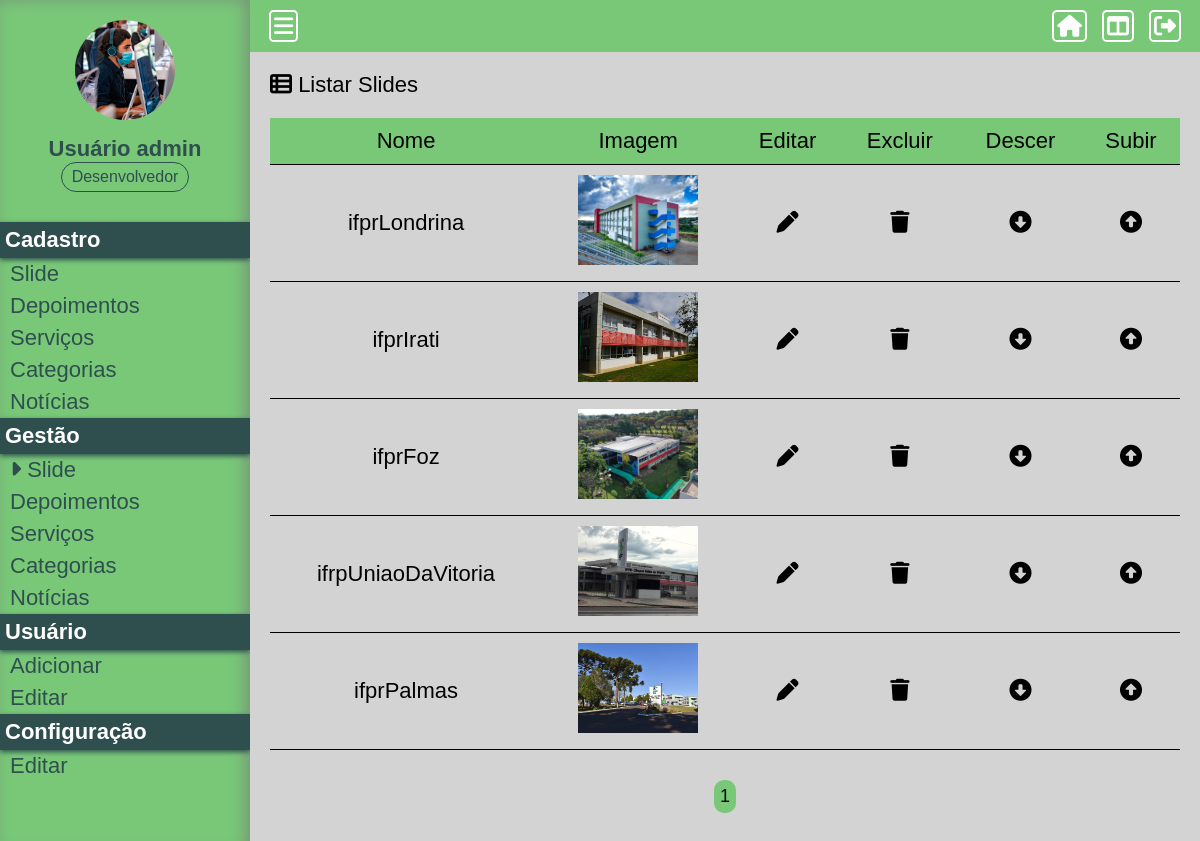
The page /Projeto01/painel/gerir-slide (signed in) on the database its author committed.
### Projeto01/assets/classes/MySql.php (called while the page is built)
<?php
    class MySql {
        private static $pdo;
        public static function conectar() {
            if(self::$pdo == null) {
                try {
                    self::$pdo = new PDO('mysql:host='.HOST.';dbname='.DATABASE, USER, PASSWORD, array(PDO::MYSQL_ATTR_INIT_COMMAND => "SET NAMES utf8"));
                    self::$pdo -> setAttribute(PDO::ATTR_ERRMODE, PDO::ERRMODE_EXCEPTION);
                } catch(\Throwable $th) {
                    echo '<h4>Não foi possível realizar a conexão com o banco de dados</h4>';
                }
            }
            return self::$pdo;
        }
    }
?>

### Projeto01/painel/pages/gerir-slide.php (the view, shortened to what this page needs)
<?php
	$paginaAtual = isset($_GET['pagina']) ? (int) $_GET['pagina'] : 1;
	$porPagina = 5;
	$slides = Painel::getAll(TABELA_SLIDES, (($paginaAtual - 1)*$porPagina), $porPagina);
?>
<div class="box-content">
	<h2><i class="fa-solid fa-table-list"></i> Listar Slides</h2>
	<div class="wraper-table">
		<table>
			<tr>
				<td>Nome</td>
				<td>Imagem</td>
				<td>Editar</td>
				<td>Excluir</td>
				<td>Descer</td>
				<td>Subir</td>
			</tr>
			<?php foreach($slides as $key => $value) {?>
			<tr>
				<td><?php echo $value['nome']?></td>
				<td><img class="img-gerir-slide" src="<?php echo INCLUDE_PATH_PAINEL.'uploads/'.$value['slide'];?>" alt="<?php echo $value['slide'];?>"></td>
				<td><a href="<?php echo INCLUDE_PATH_PAINEL ?>editar-slide?id=<?php echo $value['id'];?>" class="edit"><i class="fa-solid fa-pen"></i></a></td>
				<td><a actionBtn="delete" href="<?php echo INCLUDE_PATH_PAINEL ?>gerir-slide?excluir=<?php echo $value['id'];?>" class="delete"><i class="fa-solid fa-trash"></i></a></td>
				<td><a href="<?php echo INCLUDE_PATH_PAINEL;?>gerir-slide?order=up&id=<?php echo $value['id'];?>" class="order-down"><i class="fa-solid fa-circle-down"></i></a></td>
				<td><a href="<?php echo INCLUDE_PATH_PAINEL;?>gerir-slide?order=down&id=<?php echo $value['id'];?>" class="order-up"><i class="fa-solid fa-circle-up"></i></a></td>
			</tr>
			<?php }?>
		</table>
	</div>
	<div class="paginacao">
		<?php
		$totalPaginas = ceil(count(Painel::getAll(TABELA_SLIDES)) / $porPagina);
		for($i = 1; $i <= $totalPaginas; $i++) {
			if($i == $paginaAtual)
				echo '<a href="'.INCLUDE_PATH_PAINEL.'gerir-slide?pagina='.$i.'" class="page-selected">'.$i.'</a>';
			else
				echo '<a href="'.INCLUDE_PATH_PAINEL.'gerir-slide?pagina='.$i.'">'.$i.'</a>';
		}
		?>
	</div>
</div>

### Projeto01/painel/css/style.css (style rules this page uses)
* { margin: 0; padding: 0; box-sizing: border-box; font-size: 22px; font-family: sans-serif; }
html, body { height: 100%; background-color: lightgrey; }
.box-content { padding: 20px; }
.box-content h2 { font-weight: 300; font: 22px; }
table { margin: 20px 0; width: 100%; border-collapse: collapse; text-align: center; }
table tr:nth-of-type(1) { background-color: rgb(120, 200, 120); }
table tr { border-bottom: 1px solid black; }
table td { padding: 10px; }
.edit, .delete, .order-up, .order-down { color: black; padding: 10px; }
.paginacao { margin: 10px 0; text-align: center;; }
.paginacao a { font-size: 18px; margin: 0 5px; display: inline-block; padding: 6px; border-radius: 10px; background-color: lightsteelblue; text-decoration: none; color: black; }
.paginacao a.page-selected { background-color: rgb(120, 200, 120); }
.wraper-table { overflow: auto; }
.img-gerir-slide { height: 90px; width: 120px; margin: 0; padding: 0; object-fit: cover; }

### rows shown on the page
tb_admin.slides: nome "ifprLondrina", slide (picture)
tb_admin.slides: nome "ifprIrati", slide (picture)
tb_admin.slides: nome "ifprFoz", slide (picture)
tb_admin.slides: nome "ifrpUniaoDaVitoria", slide (picture)
tb_admin.slides: nome "ifprPalmas", slide (picture)

### other values the page prints
$_SESSION['nome'] "Usuário admin"
Painel::pegaCargo($_SESSION['cargo']) "Desenvolvedor"
